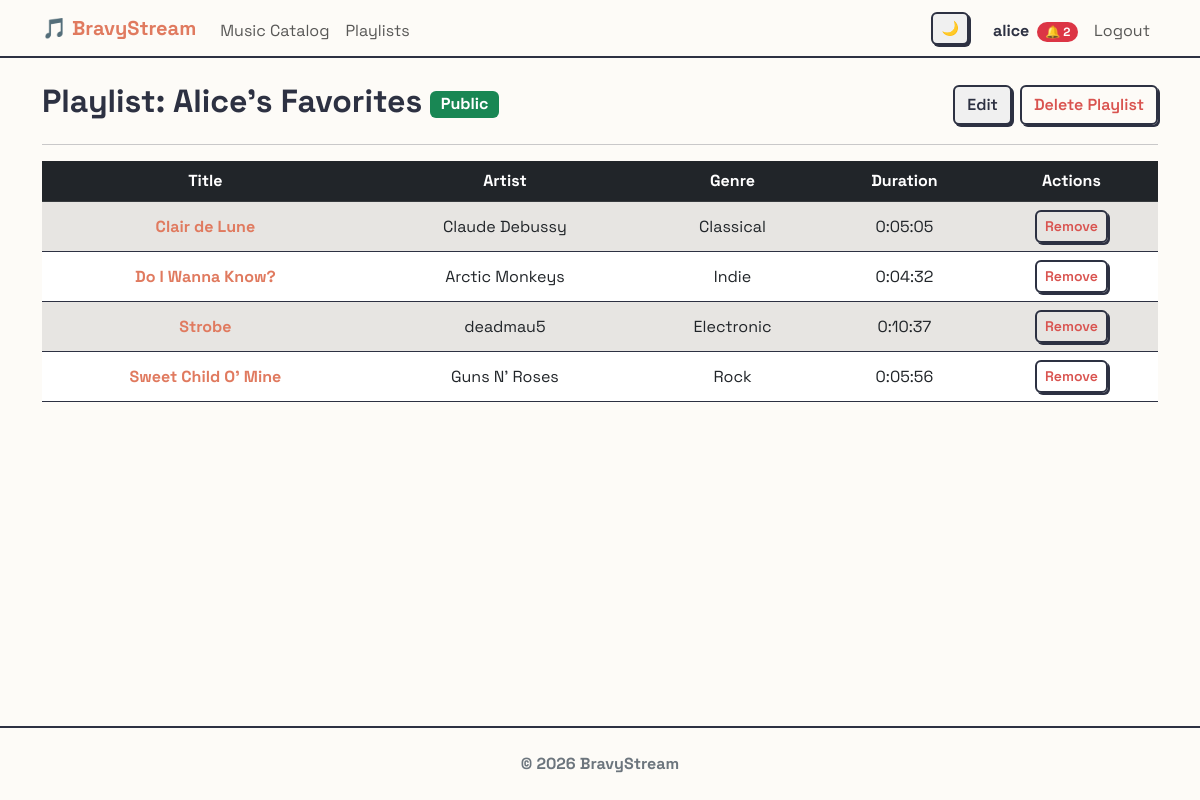
Screenshot of /music/playlists/3/ (signed in) with the database file from the repository.
### users/models.py (models this page shows, shortened)
class CustomUser(AbstractUser):
    ROLE_CHOICES = (
        ('listener', 'Listener'),
        ('curator', 'Curator'),
        ('moderator', 'Moderator'),
    )
    role = models.CharField(max_length=20, choices=ROLE_CHOICES, default='listener')
    birth_date = models.DateField(null=True, blank=True)
    friends = models.ManyToManyField('self', blank=True)
    ICON_CHOICES = [
        ('👤', '👤'),
        ('🐶', '🐶'),
        ('🐱', '🐱'),
        ('🦊', '🦊'),
        ('🐯', '🐯'),
        ('🐼', '🐼'),
        ('🐰', '🐰'),
        ('👽', '👽'),
        ('🤖', '🤖'),
        ('👻', '👻'),
        ('🤠', '🤠'),
    ]
    profile_icon = models.CharField(max_length=10, choices=ICON_CHOICES, default='👤')
    @property
    def pending_friend_requests_count(self):
        return self.received_requests.filter(is_accepted=False).count()

### music/models.py (models this page shows, shortened)
class Playlist(models.Model):
    name = models.CharField(max_length=150)
    owner = models.ForeignKey(
        settings.AUTH_USER_MODEL,
        on_delete=models.CASCADE,
        related_name='playlists',
    )
    songs = models.ManyToManyField(
        Song,
        related_name='playlists',
        blank=True,
    )
    is_public = models.BooleanField(default=False)
    is_editorial = models.BooleanField(default=False)
    followers = models.ManyToManyField(
        settings.AUTH_USER_MODEL,
        related_name='favorite_playlists',
        blank=True
    )

class Song(models.Model):
    title = models.CharField(max_length=200)
    artist = models.CharField(max_length=200)
    genre = models.ForeignKey(
        Genre,
        on_delete=models.CASCADE,
        related_name='songs',
    )
    duration = models.DurationField()
    audio_file = models.FileField(
        upload_to='songs/',
        blank=True,
        null=True,
        validators=[FileExtensionValidator(allowed_extensions=['mp3', 'wav', 'ogg', 'flac', 'aac', 'm4a'])]
    )
    likes = models.ManyToManyField(settings.AUTH_USER_MODEL, related_name='liked_songs', blank=True)
    created_at = models.DateTimeField(auto_now_add=True)
    class Meta:
        ordering = ['-created_at', 'id']

class Genre(models.Model):
    name = models.CharField(max_length=100, unique=True)
    description = models.TextField(blank=True, null=True)
    def __str__(self):
        return self.name

### music/views.py (the view)
# urls.py: path('playlists/<int:pk>/', PlaylistDetailView.as_view(), name='playlist_detail'),
class PlaylistDetailView(LoginRequiredMixin, DetailView):
    model = Playlist
    template_name = 'music/playlist_detail.html'
    def get_queryset(self):
        return Playlist.objects.filter(
            Q(owner=self.request.user) |
            Q(is_editorial=True) |
            (Q(is_public=True) & Q(owner__friends=self.request.user))
        ).distinct()

### templates/music/playlist_detail.html (shortened to what this page needs)
{% extends 'base.html' %}
{% block content %}
<div class="d-flex justify-content-between align-items-center">
	<h2>
		Playlist: {{ playlist.name }}
		{% if playlist.is_editorial %}
		<span class="badge bg-warning text-dark fs-6 align-middle">Editorial</span>
		{% elif playlist.is_public %}
		<span class="badge bg-success fs-6 align-middle">Public</span>
		{% else %}
		<span class="badge bg-secondary fs-6 align-middle">Private</span>
		{% endif %}
	</h2>
	<div class="d-flex gap-2">
		{% if playlist.owner == request.user or request.user.role == 'curator' or request.user.is_superuser %}
		<a href="{% url 'music:playlist_update' playlist.pk %}?next={{ request.path }}"
			class="btn btn-outline-secondary">Edit</a>
		{% endif %}
		{% if playlist.owner == request.user %}
		<a href="{% url 'music:playlist_delete' playlist.pk %}" class="btn btn-outline-danger">Delete Playlist</a>
		{% endif %}
	</div>
</div>
<hr>
{% if playlist.songs.all %}
<div class="table-responsive">
	<table class="table table-striped table-hover align-middle text-center">
		<thead class="table-dark">
			<tr>
				<th>Title</th>
				<th>Artist</th>
				<th>Genre</th>
				<th>Duration</th>
				<th>Actions</th>
			</tr>
		</thead>
		<tbody>
			{% for song in playlist.songs.all %}
			<tr>
				<td>
					<a href="{% url 'music:song_detail' song.pk %}" class="text-decoration-none fw-bold">
						{{ song.title }}
					</a>
				</td>
				<td>{{ song.artist }}</td>
				<td>{{ song.genre }}</td>
				<td>{{ song.duration }}</td>
				<td>
					<a href="{% url 'music:remove_from_playlist' song.id playlist.id %}"
						class="btn btn-sm btn-outline-danger">Remove</a>
				</td>
			</tr>
			{% endfor %}
		</tbody>
	</table>
</div>
{% else %}
<div class="alert alert-info">
	This playlist is empty. Go to the catalog to add some songs!
</div>
<a href="{% url 'music:song_list' %}" class="btn btn-primary">Go to Catalog</a>
{% endif %}
{% endblock %}

### templates/base.html (shortened to what this page needs)
<!DOCTYPE html>
<html lang="it">
<head>
	<link href="https://cdn.jsdelivr.net/npm/bootstrap@5.3.0/dist/css/bootstrap.min.css" rel="stylesheet">
	{% load static %}
	<link rel="stylesheet" href="{% static 'css/style.css' %}">
</head>
<body class="d-flex flex-column min-vh-100" hx-boost="true" hx-headers='{"X-CSRFToken": "{{ csrf_token }}"}'>
	<nav class="navbar navbar-expand-lg navbar-light sticky-top"
		style="background-color: var(--bg-color); border-bottom: 2px solid var(--text-primary);">
		<div class="container">
			<a class="navbar-brand fw-bold" href="{% url 'pages:home' %}" style="color: var(--accent-primary);">🎵
				BravyStream</a>
			<div class="collapse navbar-collapse order-lg-2" id="navbarNav">
				<ul class="navbar-nav me-auto">
					<li class="nav-item">
						<a class="nav-link" href="{% url 'music:song_list' %}">Music Catalog</a>
					</li>
					<li class="nav-item">
						<a class="nav-link" href="{% url 'music:playlist_list' %}">Playlists</a>
					</li>
				</ul>
				<ul class="navbar-nav ms-auto align-items-lg-center">
					<li class="nav-item me-3 d-none d-lg-block">
						<button id="themeToggleDesktop" class="btn btn-sm btn-outline-secondary theme-toggle"
							title="Toggle Theme">
						</button>
					</li>
					{% if user.is_authenticated %}
					<li class="nav-item">
						<a href="{% url 'users:profile' %}" class="nav-link fw-bold text-decoration-none"
							style="color: var(--text-primary);">
							{{ user.username }}
							{% if user.pending_friend_requests_count > 0 %}
							<span class="badge bg-danger rounded-pill ms-1">
								🔔 {{ user.pending_friend_requests_count }}
							</span>
							{% endif %}
						</a>
					</li>
					<li class="nav-item">
						<form method="post" action="{% url 'users:logout' %}" class="m-0 p-0"
							onsubmit="closeGlobalPlayer()">
							<button type="submit"
								class="nav-link border-0 bg-transparent w-100 text-start">Logout</button>
						</form>
					</li>
					{% endif %}
				</ul>
			</div>
		</div>
	</nav>
	<main class="container my-4 flex-grow-1">
		{% block content %}{% endblock %}
	</main>
	<footer class="text-secondary text-center py-4 mt-auto"
		style="border-top: 2px solid var(--text-primary); background-color: var(--bg-color);">
		<p class="mb-0 fw-bold">&copy; 2026 BravyStream</p>
	</footer>
</body>
</html>

### static/css/style.css (style rules this page uses)
:root { --bg-color: #FDFBF7; --text-primary: #2D3142; --text-secondary: #4F5D75; --accent-primary: #E07A5F; --accent-secondary: #81B29A; --accent-tertiary: #3D405B; --neo-border: 2px solid #2D3142; --neo-shadow: 4px 4px 0px #2D3142; --neo-shadow-hover: 2px 2px 0px #2D3142; --font-main: 'Space Grotesk', sans-serif; }
body { background-color: var(--bg-color); color: var(--text-primary); font-family: var(--font-main); min-height: 100vh; }
h1, h2, h3, h4, h5, h6 { font-weight: 700; color: var(--text-primary); }
a { color: var(--accent-primary); transition: color 0.2s ease; }
.table { color: var(--text-primary); border-color: var(--text-primary); }
.table-dark { background-color: var(--text-primary); color: #fff; }
.table-striped>tbody>tr:nth-of-type(odd)>* { background-color: rgba(61, 64, 91, 0.05); }
.btn { border-radius: 6px; font-weight: 600; border: 2px solid var(--text-primary); box-shadow: 2px 2px 0px var(--text-primary); transition: transform 0.1s ease, box-shadow 0.1s ease; }
.btn-outline-danger { border: 2px solid var(--text-primary); color: #d9534f; font-weight: 600; }
.btn-outline-secondary { border: 2px solid var(--text-primary); color: var(--text-primary); background-color: #f0f0f0; }
.navbar-nav .nav-link { position: relative; display: inline-block; padding-bottom: 2px; }
.navbar-nav .nav-link::after { content: ''; position: absolute; width: 0; height: 3px; bottom: 0; left: 50%; background-color: var(--accent-primary); transition: width 0.3s cubic-bezier(0.25, 0.8, 0.25, 1); transform: translateX(-50%); border-radius: 2px; }

### rows the page displays
CustomUser: username "alice", pending_friend_requests_count "2"
Playlist: name "Alice's Favorites"
Song: title "Clair de Lune", artist "Claude Debussy", genre "Classical", duration "0:05:05"
Song: title "Do I Wanna Know?", artist "Arctic Monkeys", genre "Indie", duration "0:04:32"
Song: title "Strobe", artist "deadmau5", genre "Electronic", duration "0:10:37"
Song: title "Sweet Child O' Mine", artist "Guns N' Roses", genre "Rock", duration "0:05:56"
